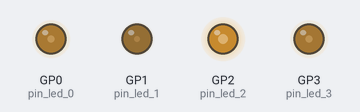
A program run on a simulated Raspberry Pi Pico running MicroPython. On the bench: output pins drawn as LEDs (lit = HIGH). Random numbers come from a fixed seed.

Above: at 0.05 s.
At 4.95 s:
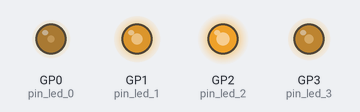
At 9.96 s:
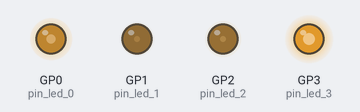
At 19.97 s:
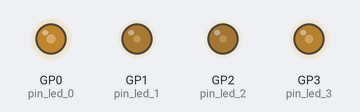
At 29.99 s:
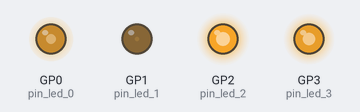
At 39.9 s:
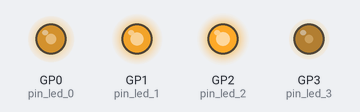
Timing chart, 0 to 40.0 s (numbered marks = the images above):
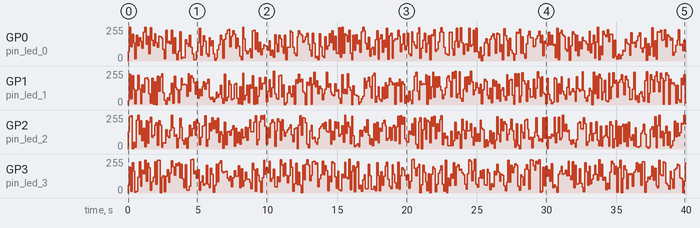

The program:

PICO_micropython_led_candle.py
```python
# github.com/framboise-pi (Camille Lafontaine)
# Candle effect - MicroPython - Raspberry Pico
from machine import Pin
from machine import PWM
import random
import time

# IN THIS VERSION: 4 LEDS USED = 4 CANDLES
pin_led_0 = Pin(0, mode=Pin.OUT)
pin_led_0_pwm = PWM(pin_led_0)

pin_led_1 = Pin(1, mode=Pin.OUT)
pin_led_1_pwm = PWM(pin_led_1)

pin_led_2 = Pin(2, mode=Pin.OUT)
pin_led_2_pwm = PWM(pin_led_2)

pin_led_3 = Pin(3, mode=Pin.OUT)
pin_led_3_pwm = PWM(pin_led_3)

# do not hesitate to test different frequency values
pin_led_0_pwm.freq(300)
pin_led_1_pwm.freq(300)
pin_led_2_pwm.freq(200)
pin_led_3_pwm.freq(200)


while True:
    hasar = random.randint(0, 65536)
    pin_led_0_pwm.duty_u16(hasar)
    hasar = random.randint(0, 65536)
    pin_led_1_pwm.duty_u16(hasar)
    hasar = random.randint(0, 65536)
    pin_led_2_pwm.duty_u16(hasar)
    hasar = random.randint(0, 65536)
    pin_led_3_pwm.duty_u16(hasar)
    # do not hesitate to test different sleep values
    time.sleep(.1)

#####
# FUNCTIONS MEMO
#####
# pin_led.toggle()
# pin_led.on()
# pin_led.high()
# pin_led.value(1)
# pin_led.off()
# pin_led.low()
# pin_led.value(0)
```

Measured:
- by itself, GP1 (pin_led_1): 0/255 → 32/255 at 0.00 s, → 229/255 0.10 s later, → 48/255 0.10 s later, → 221/255 0.10 s later, … (400 changes in this stretch)
- by itself, GP2 (pin_led_2): 0/255 → 130/255 at 0.00 s, → 241/255 0.10 s later, → 249/255 0.10 s later, → 1/255 0.10 s later, … (400 changes in this stretch)
